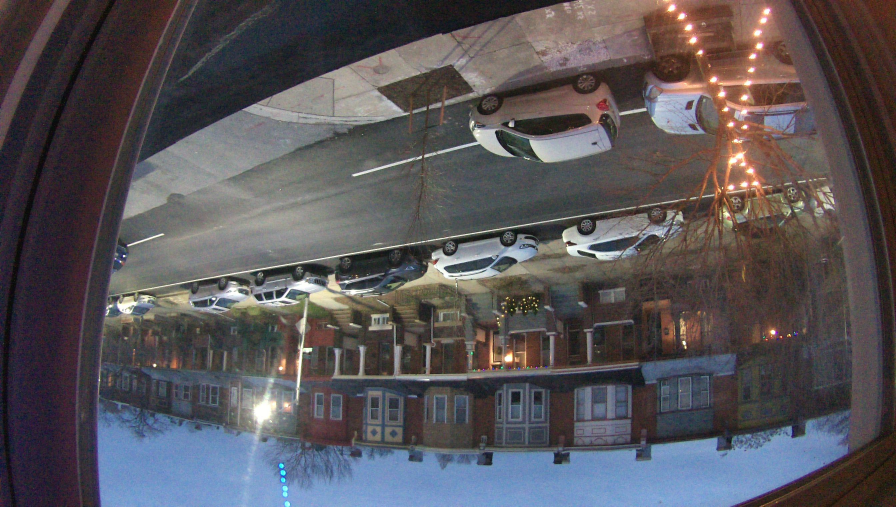
#> input picture test-images/calibration.jpg, 2688 x 1520 px, found by its file name (shown at 1/3 size)
$ jupyter execute computing-speed.ipynb   (shell and % lines are left out)
#> lines starting #> are read from the running program, lines starting #| are printed output that depends on the picture; long printed decimals are rounded
[cell 1]
import cv2
import datetime
import matplotlib
import matplotlib.pyplot as plt
import imutils

[cell 2]
cal_path = "mounted-cars/calibration.jpg"
cal_color = cv2.flip(cv2.imread(cal_path), -1 ) #read & flip
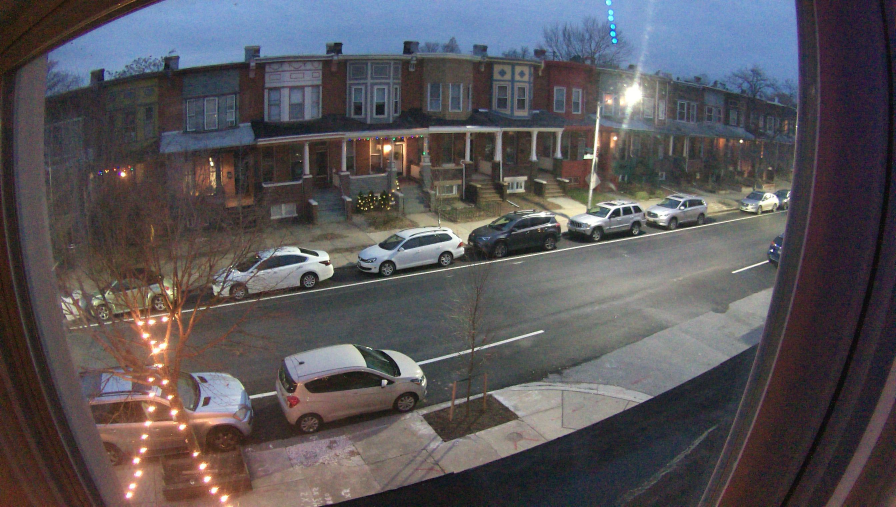
#> cal_color: shape (1520, 2688, 3) (shown at 1/3 size); mean B, G, R 88.8, 84.8, 88.4
plt.imshow(cv2.cvtColor(cal_color, cv2.COLOR_BGR2RGB))

[cell 3]
cal_path = "mounted-cars/calibration.jpg"
cal = cv2.flip(cv2.imread(cal_path, cv2.IMREAD_GRAYSCALE), -1 ) #read & flip
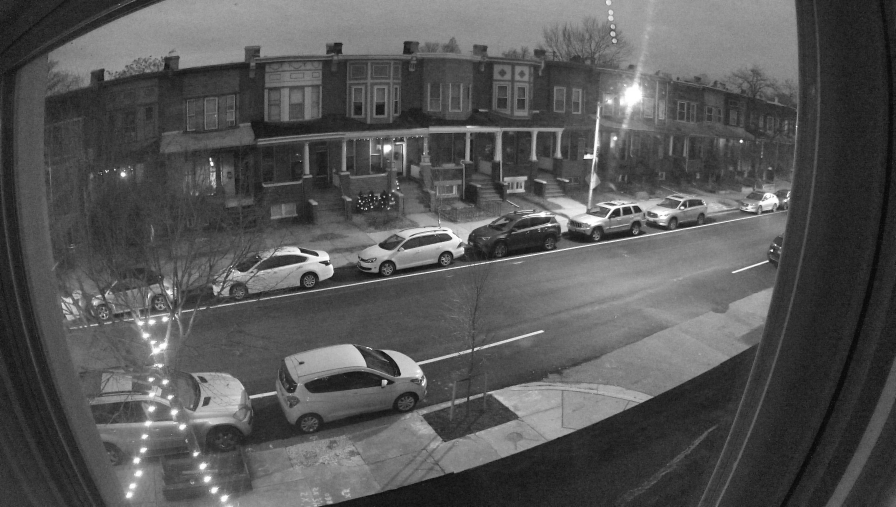
#> cal: shape (1520, 2688) (shown at 1/3 size); min 0, max 255, mean 86.3
plt.imshow(cal, cmap='gray')
plt.title("grayscale");

[cell 4]
ROTATE_ANGLE = -9
rotated_cal = imutils.rotate(cal, angle=ROTATE_ANGLE) # rotate
plt.imshow(rotated_cal, cmap='gray')
plt.title("rotated");

[cell 5]
# crop to ROI
def get_roi(im):
    rotated = imutils.rotate(im, angle=ROTATE_ANGLE) # rotate
    return rotated[810:950, 680:2000] # clip
cal_roi = get_roi(cal)
plt.imshow(cal_roi, cmap='gray')
plt.title('calibration roi')

[cell 6]
import numpy as np
car_p1 = np.array([745, 881])
car_p2 = np.array([900, 856])
car_length_px = np.linalg.norm(car_p2 - car_p1)
px_2_m = lambda px: 1.93 * (px / car_length_px)
m_2_px = lambda m: (m / 1.93) * car_length_px
print("pixels per meter= {}".format(m_2_px(1)))
mps_2_mph = lambda mps: mps * 2.23694

[cell 7]
import dateutil.parser

# for two frames
paths=[
    'mounted-cars/2018-12-27T17:07:10.167307.jpg',
    'mounted-cars/2018-12-27T17:07:10.792036.jpg',
]

# compare the time
def parse_time(path):
    time_s = path.split("mounted-cars/")[1][:-4]
    return dateutil.parser.parse(time_s)

t0 = parse_time(paths[0])
t1 = parse_time(paths[1])

def read_deep_image(path):
    im = cv2.imread(path, cv2.IMREAD_GRAYSCALE)
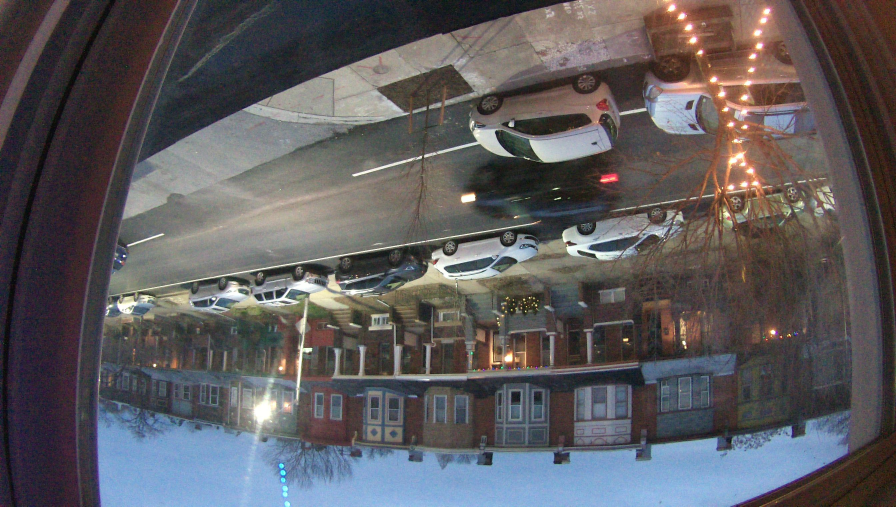
#> input picture test-images/2018-12-27T17:07:10.167307.jpg, 2688 x 1520 px, found by its file name (shown at 1/3 size)
#> im: shape (1520, 2688); min 0, max 255, mean 92.2
    return cv2.flip(im, -1) # flip
#> returned value: shape (1520, 2688)

def read_roi(path):
    im = read_deep_image(path)
    return get_roi(im)
#> in get_roi (call 2), `return rotated[810:950, 680:2000]`:
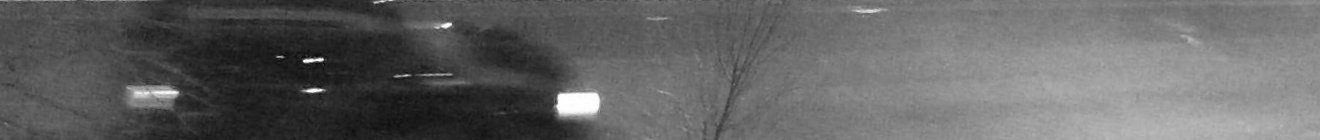
#> returned value: shape (140, 1320); min 2, max 255, mean 99.3

def subtract_bg(roi, cal):
    return roi - cal

TOO_HIGH = 250
def low_pass(no_bg):
    no_bg[no_bg > TOO_HIGH] = 0 # filter out too high values
    return no_bg

def read_roi_and_process(path, cal):
    roi = read_roi(path)
#     no_bg = subtract_bg(roi, cal)
#     lp = low_pass(roi)
    return roi


# find the max value (maybe headlight?)
def get_max_in_roi(path, cal):
    roi = read_roi_and_process(path, cal)
    max_v, max_idx = 0, None
    shape = roi.shape
#> shape = (140, 1320)
    for r in range(0, shape[0]):
        for c in range(0, shape[1]):
            idx = (r, c)
            v = roi[idx]
            if v > max_v:
                max_v = v
                max_idx = idx
#> after the loop, max_idx = (96, 570); max_v = 255
    return (max_idx, max_v)

delta_t = t1 - t0

# compute the distance
p0, v0 = get_max_in_roi(paths[0], cal_roi)
#> p0 = (96, 570); v0 = 255
p1, v1 = get_max_in_roi(paths[1], cal_roi)
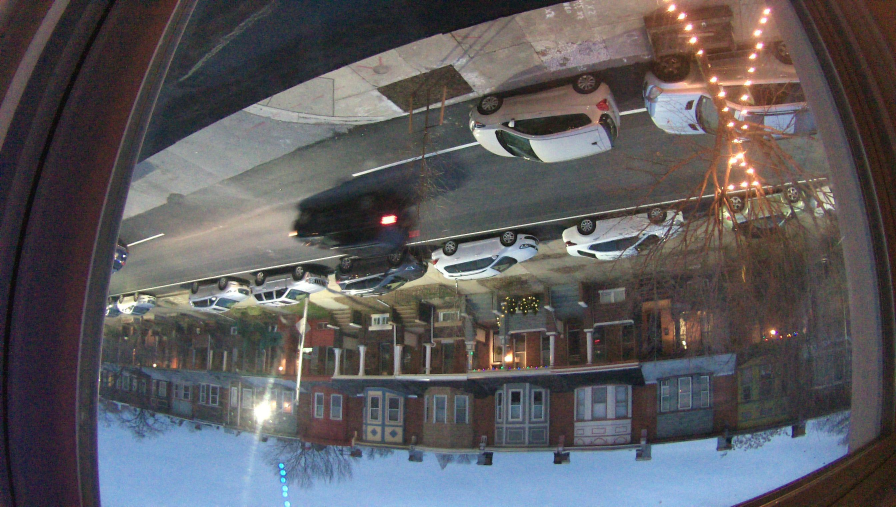
#> input picture test-images/2018-12-27T17:07:10.792036.jpg, 2688 x 1520 px, found by its file name (shown at 1/3 size)
#> in read_deep_image (call 2), `im = cv2.imread(path, cv2.IMREAD_GRAYSCALE)`:
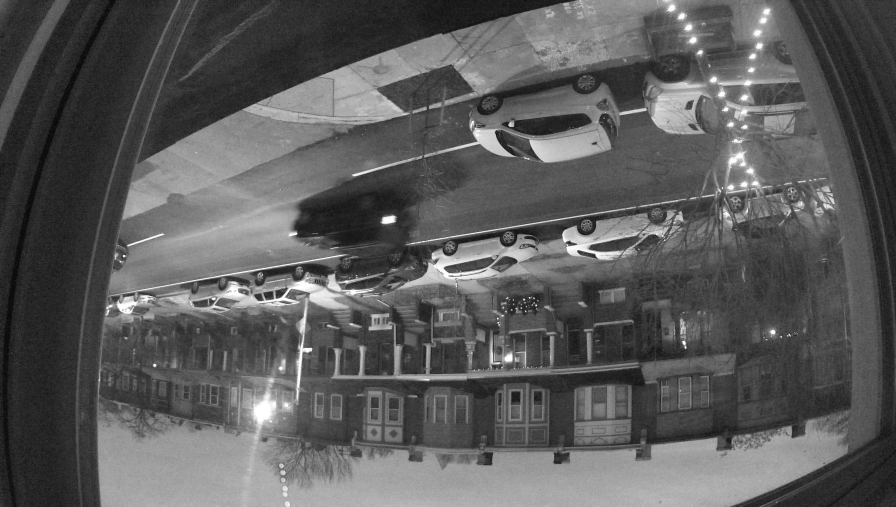
#> im: shape (1520, 2688) (shown at 1/3 size); min 0, max 255, mean 91.2
#> in get_roi (call 3), `rotated = imutils.rotate(im, angle=ROTATE_ANGLE)`:
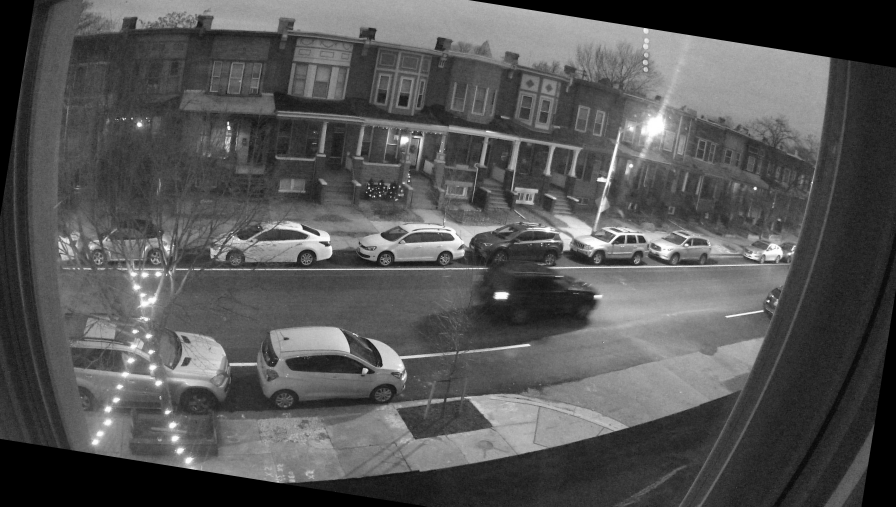
#> rotated: shape (1520, 2688) (shown at 1/3 size); min 0, max 255, mean 85.3
#> in get_roi (call 3), `return rotated[810:950, 680:2000]`:
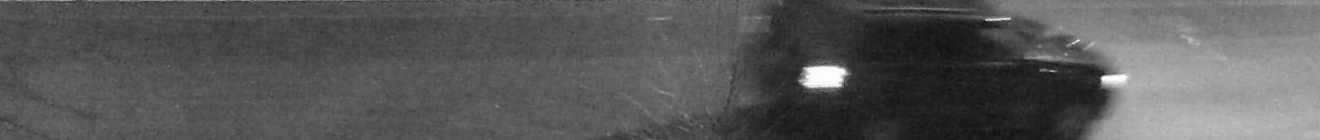
#> returned value: shape (140, 1320); min 14, max 255, mean 88
#> p1 = (72, 833); v1 = 255

print(p0, v0)
#| (96, 570) 255
print(p1, v1)
#| (72, 833) 255

delta_p_pixels = np.linalg.norm(np.array(p1) - np.array(p0))
#> delta_p_pixels = 264.1
print("drove {}px in {} sec".format(delta_p_pixels, delta_t.total_seconds()))
#| drove 264.09278672466615px in 0.6247 sec

delta_p_m = px_2_m(delta_p_pixels)
#> delta_p_m = 3.25
print("drove {}m in {} sec".format(delta_p_m, delta_t.total_seconds()))
#| drove 3.246425092675471m in 0.6247 sec

speed_m = delta_p_m / delta_t.total_seconds()
#> speed_m = 5.2
print("car speed {} MPH".format(mps_2_mph(speed_m)))
#| car speed 11.624 MPH

[cell 8]
def debug_im(path):
    im = read_roi_and_process(path, cal_roi)
    ax = plt.subplot()
    ax.imshow(im, cmap='gray')
    p, v = get_max_in_roi(path, cal_roi)
#> p = (96, 570); v = 255
    r,c = p
#> r = 96; c = 570
    ax.set_title("max_pt={} value={}".format(p, v))
    ax.add_patch(matplotlib.patches.Rectangle((c, r), 10, 10, color='red'))

[cell 9]
debug_im(paths[0])
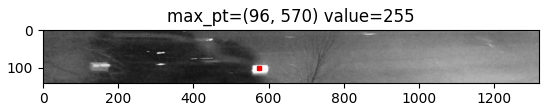
#> figure drawn by matplotlib, 1 panel

[cell 10]
debug_im(paths[1])
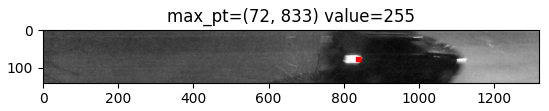
#> figure drawn by matplotlib, 1 panel
